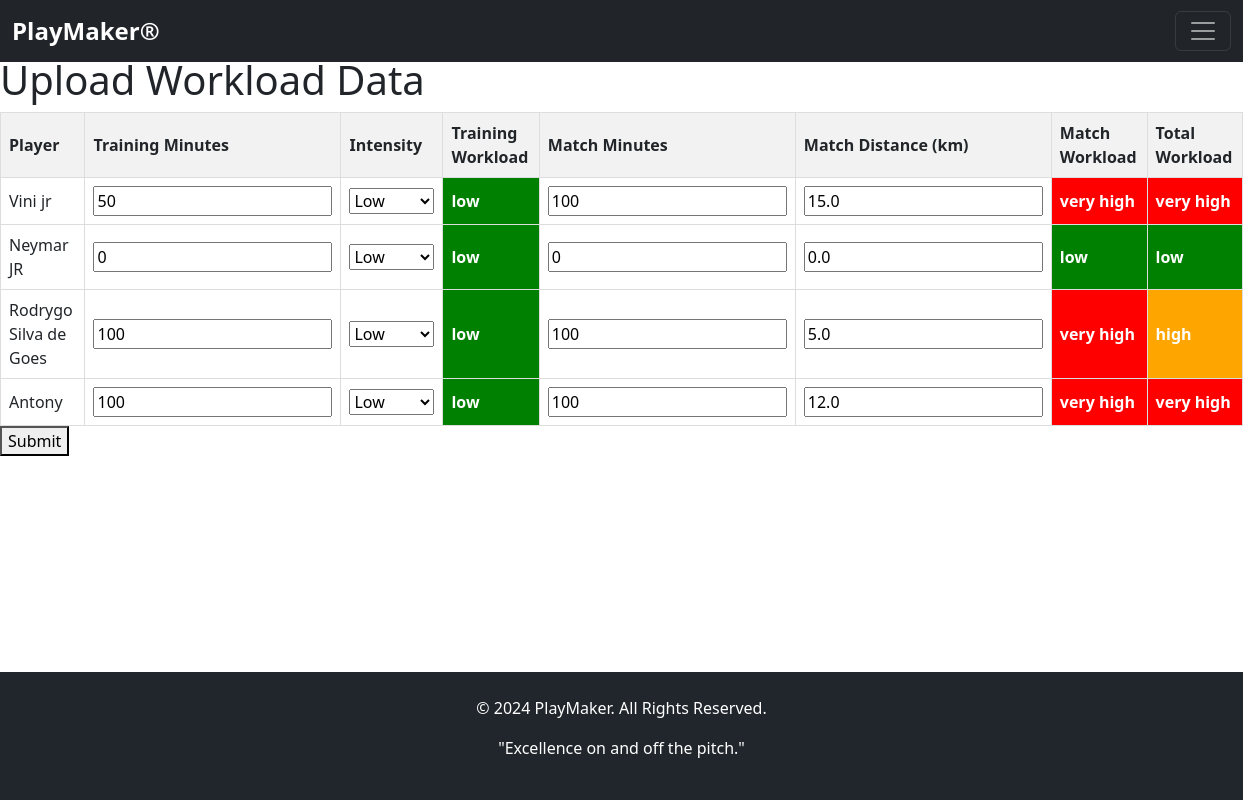
Screenshot of /upload-workload/ (signed in) with the database file from the repository.
### app01/models.py (models this page shows, shortened)
class player(models.Model):
    full_name=models.CharField(max_length=200)
    profile_photo=models.ImageField(upload_to='plyrprof')
    contact=models.CharField(max_length=200)
    gender=models.CharField(max_length=200)
    dob=models.CharField(max_length=200)
    email=models.CharField(max_length=200)
    guardian_name=models.CharField(max_length=200)
    address=models.CharField(max_length=200)
    jersey_number=models.CharField(max_length=200)
    position=models.CharField(max_length=200)
    password=models.CharField(max_length=200)

class Workload(models.Model):
    player = models.ForeignKey(player, on_delete=models.CASCADE)
    training_minutes = models.IntegerField(default=0)
    intensity = models.CharField(max_length=10, choices=[('low', 'Low'), ('medium', 'Medium'), ('high', 'High')], default='low')
    match_minutes = models.IntegerField(default=0)
    distance = models.FloatField(default=0.0)  # Distance in kilometers
    training_workload = models.CharField(max_length=10,default='low')
    match_workload = models.CharField(max_length=10,default='low')
    total_workload = models.CharField(max_length=10,default='low')
    last_updated = models.DateTimeField(auto_now=True)

### app01/views.py (the view, shortened to what this page needs)
# urls.py: path('upload-workload/', views.upload_workload, name='upload_workload'),
def upload_workload(request):
    players = player.objects.all()
    player_workload_data = []
    for player_instance in players:
        workload = Workload.objects.filter(player=player_instance).first()
        player_workload_data.append({
            'player': player_instance,
            'training_minutes': workload.training_minutes if workload else 0,
            'intensity': workload.intensity if workload else 'low',
            'match_minutes': workload.match_minutes if workload else 0,
            'distance': workload.distance if workload else 0.0,
            'training_workload': workload.training_workload if workload else 'N/A',
            'match_workload': workload.match_workload if workload else 'N/A',
            'total_workload': workload.total_workload if workload else 'N/A',
        })
    return render(request, 'upload_workload.html', {'player_workload_data': player_workload_data})

### templates/upload_workload.html (shortened to what this page needs)
{% extends 'base.html' %}
{% load static %}
{% block content %}
<h1>Upload Workload Data</h1>
<form method="post" action="{% url 'upload_workload' %}">
    <table>
        <thead>
            <tr>
                <th>Player</th>
                <th>Training Minutes</th>
                <th>Intensity</th>
                <th>Training Workload</th>
                <th>Match Minutes</th>
                <th>Match Distance (km)</th>
                <th>Match Workload</th>
                <th>Total Workload</th>
            </tr>
        </thead>
        <tbody>
            {% for data in player_workload_data %}
            <tr>
                <td>{{ data.player.full_name }}</td>
                <td><input type="number" name="training_minutes_{{ data.player.id }}" value="{{ data.training_minutes }}"></td>
                <td>
                    <select name="intensity_{{ data.player.id }}">
                        <option value="low" {% if data.intensity == "low" %}selected{% endif %}>Low</option>
                    </select>
                </td>
                <td class="workload-category">{{ data.training_workload }}</td>
                <td><input type="number" name="match_minutes_{{ data.player.id }}" value="{{ data.match_minutes }}"></td>
                <td><input type="number" step="0.1" name="distance_{{ data.player.id }}" value="{{ data.distance }}"></td>
                <td class="workload-category">{{ data.match_workload }}</td>
                <td class="workload-category">{{ data.total_workload}}</td>
            </tr>
            {% endfor %}
        </tbody>
    </table>
    <button type="submit">Submit</button>
</form>
{% endblock %}

### templates/base.html (style rules this page uses)
html, body { height: 100%; margin: 0; padding: 0; display: flex; flex-direction: column; }

### templates/upload_workload.html (style rules this page uses)
table { width: 100%; border-collapse: collapse; }
th, td { border: 1px solid #ddd; padding: 8px; text-align: left; }
th { background-color: #f2f2f2; }
.workload-category { font-weight: bold; }

### rows the page displays
player: player.full_name "Vini jr", training_minutes "50", id "Low", training_workload "low", match_minutes "100", distance "15.0", match_workload "very high", total_workload "very high"
player: player.full_name "Neymar JR", training_minutes "0", id "Low", training_workload "low", match_minutes "0", distance "0.0", match_workload "low", total_workload "low"
player: player.full_name "Rodrygo Silva de Goes", training_minutes "100", id "Low", training_workload "low", match_minutes "100", distance "5.0", match_workload "very high", total_workload "high"
player: player.full_name "Antony", training_minutes "100", id "Low", training_workload "low", match_minutes "100", distance "12.0", match_workload "very high", total_workload "very high"
